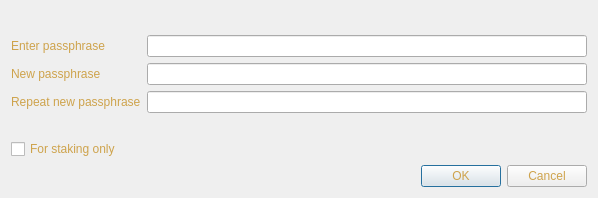
<?xml version="1.0" encoding="UTF-8"?>
<ui version="4.0">
 <class>AskPassphraseDialog</class>
 <widget class="QDialog" name="AskPassphraseDialog">
  <property name="geometry">
   <rect>
    <x>0</x>
    <y>0</y>
    <width>598</width>
    <height>198</height>
   </rect>
  </property>
  <property name="sizePolicy">
   <sizepolicy hsizetype="Preferred" vsizetype="Minimum">
    <horstretch>0</horstretch>
    <verstretch>0</verstretch>
   </sizepolicy>
  </property>
  <property name="minimumSize">
   <size>
    <width>550</width>
    <height>0</height>
   </size>
  </property>
  <property name="windowTitle">
   <string>Passphrase Dialog</string>
  </property>
  <property name="styleSheet">
   <string notr="true">background-image: url(:/images/bkg2);
color: rgb(206, 163, 76);</string>
  </property>
  <layout class="QVBoxLayout" name="verticalLayout">
   <item>
    <widget class="QLabel" name="warningLabel">
     <property name="textFormat">
      <enum>Qt::RichText</enum>
     </property>
     <property name="wordWrap">
      <bool>true</bool>
     </property>
    </widget>
   </item>
   <item>
    <layout class="QFormLayout" name="formLayout">
     <property name="fieldGrowthPolicy">
      <enum>QFormLayout::AllNonFixedFieldsGrow</enum>
     </property>
     <item row="0" column="0">
      <widget class="QLabel" name="passLabel1">
       <property name="text">
        <string>Enter passphrase</string>
       </property>
      </widget>
     </item>
     <item row="0" column="1">
      <widget class="QLineEdit" name="passEdit1">
       <property name="echoMode">
        <enum>QLineEdit::Password</enum>
       </property>
      </widget>
     </item>
     <item row="1" column="0">
      <widget class="QLabel" name="passLabel2">
       <property name="text">
        <string>New passphrase</string>
       </property>
      </widget>
     </item>
     <item row="1" column="1">
      <widget class="QLineEdit" name="passEdit2">
       <property name="echoMode">
        <enum>QLineEdit::Password</enum>
       </property>
      </widget>
     </item>
     <item row="2" column="0">
      <widget class="QLabel" name="passLabel3">
       <property name="text">
        <string>Repeat new passphrase</string>
       </property>
      </widget>
     </item>
     <item row="2" column="1">
      <widget class="QLineEdit" name="passEdit3">
       <property name="echoMode">
        <enum>QLineEdit::Password</enum>
       </property>
      </widget>
     </item>
     <item row="3" column="1">
      <widget class="QLabel" name="capsLabel">
       <property name="font">
        <font>
         <weight>75</weight>
         <bold>true</bold>
        </font>
       </property>
       <property name="text">
        <string/>
       </property>
       <property name="alignment">
        <set>Qt::AlignCenter</set>
       </property>
      </widget>
     </item>
     <item row="4" column="0">
      <widget class="QCheckBox" name="stakingCheckBox">
       <property name="enabled">
        <bool>true</bool>
       </property>
       <property name="visible">
        <bool>false</bool>
       </property>
       <property name="toolTip">
        <string>Serves to disable the trivial sendmoney when OS account compromised. Provides no real security.</string>
       </property>
       <property name="text">
        <string>For staking only</string>
       </property>
      </widget>
     </item>
    </layout>
   </item>
   <item>
    <widget class="QDialogButtonBox" name="buttonBox">
     <property name="orientation">
      <enum>Qt::Horizontal</enum>
     </property>
     <property name="standardButtons">
      <set>QDialogButtonBox::Cancel|QDialogButtonBox::Ok</set>
     </property>
    </widget>
   </item>
  </layout>
 </widget>
 <resources/>
 <connections>
  <connection>
   <sender>buttonBox</sender>
   <signal>accepted()</signal>
   <receiver>AskPassphraseDialog</receiver>
   <slot>accept()</slot>
   <hints>
    <hint type="sourcelabel">
     <x>248</x>
     <y>254</y>
    </hint>
    <hint type="destinationlabel">
     <x>157</x>
     <y>274</y>
    </hint>
   </hints>
  </connection>
  <connection>
   <sender>buttonBox</sender>
   <signal>rejected()</signal>
   <receiver>AskPassphraseDialog</receiver>
   <slot>reject()</slot>
   <hints>
    <hint type="sourcelabel">
     <x>316</x>
     <y>260</y>
    </hint>
    <hint type="destinationlabel">
     <x>286</x>
     <y>274</y>
    </hint>
   </hints>
  </connection>
 </connections>
</ui>
